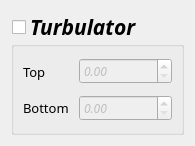
<?xml version="1.0" encoding="UTF-8"?>
<ui version="4.0">
 <class>coordsModeWidget</class>
 <widget class="QWidget" name="coordsModeWidget">
  <property name="geometry">
   <rect>
    <x>0</x>
    <y>0</y>
    <width>195</width>
    <height>146</height>
   </rect>
  </property>
  <property name="maximumSize">
   <size>
    <width>16777215</width>
    <height>200</height>
   </size>
  </property>
  <property name="windowTitle">
   <string>Form</string>
  </property>
  <layout class="QGridLayout" name="gridLayout">
   <item row="0" column="0">
    <widget class="QGroupBox" name="groupBox_Turb">
     <property name="sizePolicy">
      <sizepolicy hsizetype="Preferred" vsizetype="Preferred">
       <horstretch>0</horstretch>
       <verstretch>2</verstretch>
      </sizepolicy>
     </property>
     <property name="font">
      <font>
       <family>Noto Serif Thai Med</family>
       <pointsize>16</pointsize>
       <weight>75</weight>
       <italic>true</italic>
       <bold>true</bold>
      </font>
     </property>
     <property name="title">
      <string>Turbulator</string>
     </property>
     <property name="checkable">
      <bool>true</bool>
     </property>
     <property name="checked">
      <bool>false</bool>
     </property>
     <layout class="QGridLayout" name="gridLayout_15">
      <item row="1" column="0">
       <widget class="QLabel" name="label_29">
        <property name="sizePolicy">
         <sizepolicy hsizetype="Preferred" vsizetype="Expanding">
          <horstretch>2</horstretch>
          <verstretch>2</verstretch>
         </sizepolicy>
        </property>
        <property name="maximumSize">
         <size>
          <width>70</width>
          <height>1600000</height>
         </size>
        </property>
        <property name="font">
         <font>
          <pointsize>10</pointsize>
          <weight>50</weight>
          <italic>false</italic>
          <bold>false</bold>
          <underline>false</underline>
          <kerning>true</kerning>
         </font>
        </property>
        <property name="styleSheet">
         <string notr="true">color: rgb(0, 0, 0);</string>
        </property>
        <property name="text">
         <string>Bottom</string>
        </property>
        <property name="alignment">
         <set>Qt::AlignLeading|Qt::AlignLeft|Qt::AlignVCenter</set>
        </property>
       </widget>
      </item>
      <item row="0" column="0">
       <widget class="QLabel" name="label_28">
        <property name="sizePolicy">
         <sizepolicy hsizetype="Preferred" vsizetype="Expanding">
          <horstretch>2</horstretch>
          <verstretch>2</verstretch>
         </sizepolicy>
        </property>
        <property name="maximumSize">
         <size>
          <width>50</width>
          <height>1600000</height>
         </size>
        </property>
        <property name="font">
         <font>
          <pointsize>10</pointsize>
          <weight>50</weight>
          <italic>false</italic>
          <bold>false</bold>
          <underline>false</underline>
          <kerning>true</kerning>
         </font>
        </property>
        <property name="layoutDirection">
         <enum>Qt::LeftToRight</enum>
        </property>
        <property name="styleSheet">
         <string notr="true">color: rgb(0, 0, 0);</string>
        </property>
        <property name="text">
         <string>Top</string>
        </property>
        <property name="alignment">
         <set>Qt::AlignLeading|Qt::AlignLeft|Qt::AlignVCenter</set>
        </property>
       </widget>
      </item>
      <item row="0" column="1">
       <widget class="QDoubleSpinBox" name="doubleSpinBox_turbTop">
        <property name="enabled">
         <bool>true</bool>
        </property>
        <property name="maximumSize">
         <size>
          <width>100</width>
          <height>16777215</height>
         </size>
        </property>
        <property name="font">
         <font>
          <family>Source Code Pro</family>
          <pointsize>9</pointsize>
          <weight>50</weight>
          <italic>true</italic>
          <bold>false</bold>
         </font>
        </property>
       </widget>
      </item>
      <item row="1" column="1">
       <widget class="QDoubleSpinBox" name="doubleSpinBox_turbBot">
        <property name="enabled">
         <bool>true</bool>
        </property>
        <property name="maximumSize">
         <size>
          <width>100</width>
          <height>16777215</height>
         </size>
        </property>
        <property name="font">
         <font>
          <family>Source Code Pro</family>
          <pointsize>9</pointsize>
          <weight>50</weight>
          <italic>true</italic>
          <bold>false</bold>
         </font>
        </property>
       </widget>
      </item>
     </layout>
    </widget>
   </item>
  </layout>
 </widget>
 <resources/>
 <connections/>
</ui>
